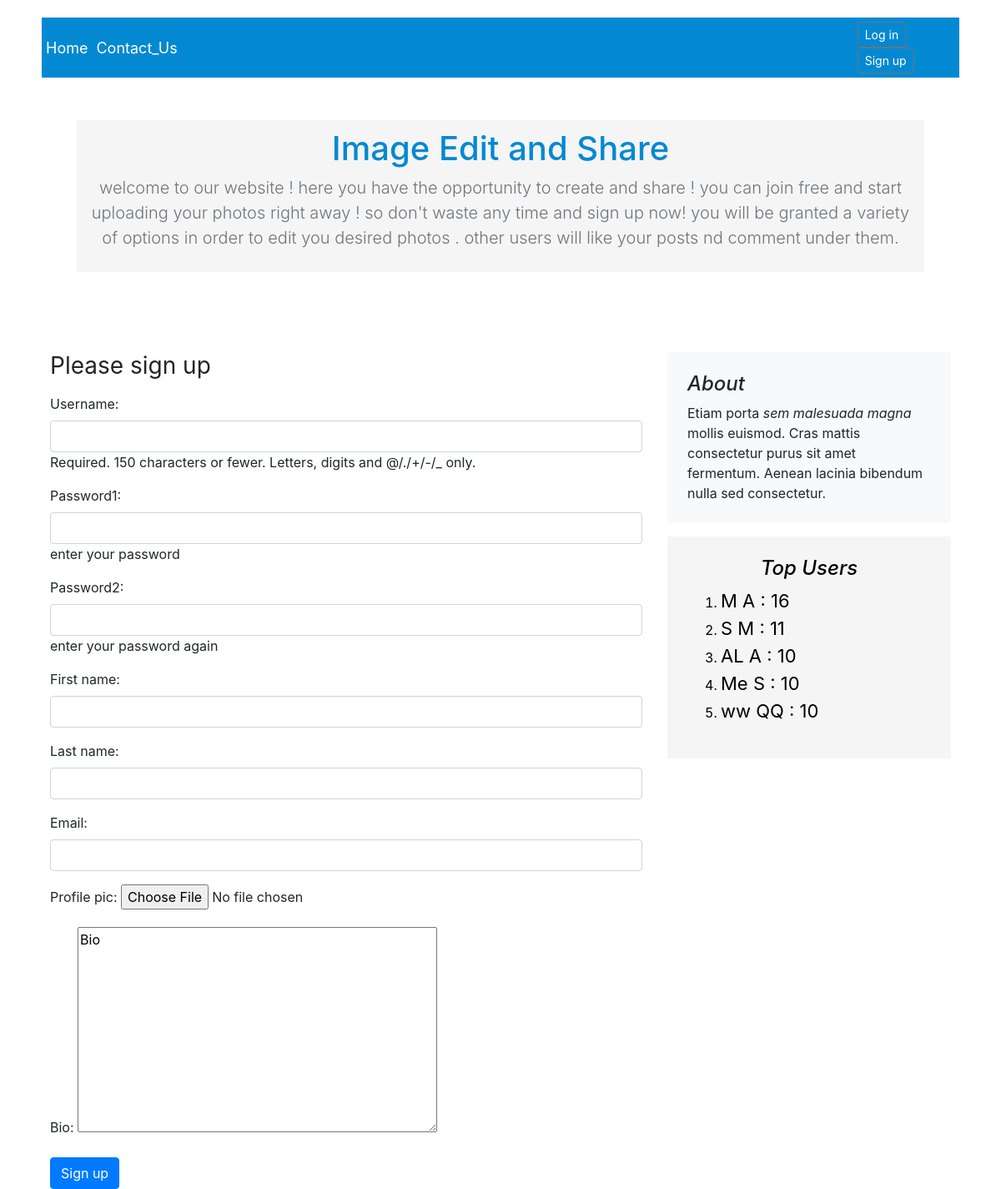
Page /register/ on the earlier database version.
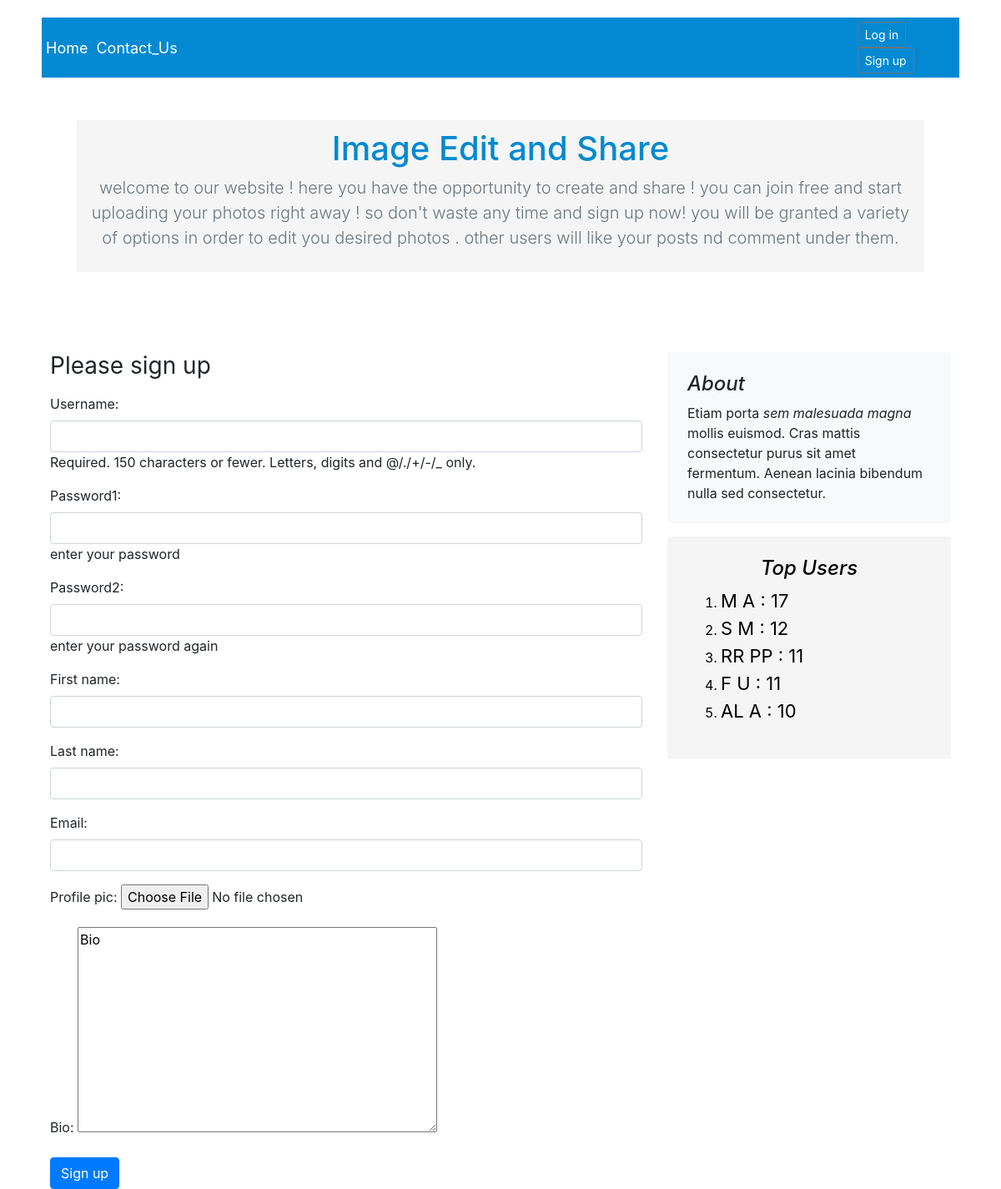
Same page on the later database version.
### Image_Edit_Share_App/models.py (models this page shows, shortened)
class UserProfileInfo(models.Model):
    user = models.OneToOneField(User, on_delete=models.CASCADE, related_name="userProfileInfo")
    bio = models.TextField(max_length=100, blank=True, default="Bio")
    profile_pic = models.ImageField(upload_to='profile_users', default="server_images/profileUser.png", blank=True)
    typeOfUser = models.TextField(max_length=20, default="simple")
    score = models.IntegerField(default=10)

### Image_Edit_Share_App/views.py (the view)
# urls.py: url(r'^register/$', views.register, name='register'),
def register(request):
    top_users = UserProfileInfo.objects.all().order_by("-score")[:5]
    if request.method == 'POST':
        user_form = UserForm(data=request.POST)
        profile_form = UserProfileInfoForm(data=request.POST)
        if user_form.is_valid() and profile_form.is_valid():
            user = user_form.save()
            user.save()
            profile = profile_form.save(commit=False)
            profile.user = user
            if 'profile_pic' in request.FILES:
                profile.profile_pic = request.FILES['profile_pic']
            profile.save()
            auth_user = authenticate(username=user_form.cleaned_data.get('username'),
                                     password=user_form.cleaned_data.get('password1'))
            login(request, auth_user)
            return redirect("profile_page", pk=user.id)
    else:
        user_form = UserForm()
        profile_form = UserProfileInfoForm()
    return render(request, "registration/register.html",
                  {'user_form': user_form,
                   'profile_form': profile_form,
                   'top_users': top_users})

### Image_Edit_Share_App/forms.py
class UserForm(UserCreationForm):
    password1 = forms.CharField(widget=forms.PasswordInput(attrs={'class': 'form-control'}),
                                required=True, help_text="enter your password")
    password2 = forms.CharField(widget=forms.PasswordInput(attrs={'class': 'form-control'}),
                                required=True, help_text="enter your password again")
    first_name = forms.CharField(max_length=15, required=True,widget=forms.TextInput(attrs={'class': 'form-control'}))
    last_name = forms.CharField(max_length=15, required=True,widget=forms.TextInput(attrs={'class': 'form-control'}))
    email = forms.EmailField(max_length=254, required=True,widget=forms.TextInput(attrs={'class': 'form-control'}))
    class Meta:
        model = User
        fields = ('username', 'password1', 'password2', 'first_name', 'last_name', 'email')
    def __init__(self, *args, **kwargs):
        super(UserCreationForm,self).__init__(*args, **kwargs)
        self.fields['username'].widget.attrs['class'] = 'form-control'

class UserProfileInfoForm(forms.ModelForm):
    class Meta:
        model = UserProfileInfo
        fields = ('profile_pic', 'bio',)

### Image_Edit_Share_App/templates/registration/register.html (shortened to what this page needs)
<!DOCTYPE html>
{% extends 'mainPages/base.html' %}
{% block body_block %}
    <main role="main" class="container">
        <section class="jumbotron text-center" style="background-color: white">
            <div id="top-main-header" class="container" >
                <h1 class="jumbotron-heading" style="color: #0389D2">Image Edit and Share</h1>
                <p class="lead text-muted" style="color: white" >
                    welcome to our website ! here you have the opportunity to create and share !
                    you can join free and start uploading your photos right away ! so don't waste any time and sign up now!
                    you will be granted a variety of options in order to edit you desired photos .
                    other users will like your posts nd comment under them.
                </p>
            </div>
        </section>
        <div class="row">
            <div class="col-md-8 blog-main">
                <h1 class="h3 mb-3 font-weight-normal">Please sign up</h1>
                {% if user_error or profile_error %}
                    <h1>{{ user_error }}</h1>
                    <h1>{{ profile_error }}</h1>
                {% else %}
                    <form enctype="multipart/form-data" method="POST">
                        {{ user_form.as_p }}
                        {{ profile_form.as_p }}
                        <input type="submit" class="btn btn-primary" value="Sign up">
                    </form>
                {% endif %}
            </div>
            <aside class="col-md-4 blog-sidebar">
                <div class="p-4 mb-3 bg-light rounded">
                    <h4 class="font-italic">About</h4>
                    <p class="mb-0">Etiam porta <em>sem malesuada magna</em> mollis euismod. Cras mattis consectetur
                        purus
                        sit amet fermentum. Aenean lacinia bibendum nulla sed consectetur.</p>
                </div>
                <div class="p-4" style=" background-color: whitesmoke; color: black">
                    <h4 class="font-italic" align="center">Top Users</h4>
                    <ol>
                        {% for top_user in top_users %}
                            <li style="float: bottom">
                                <a href="{% url "profile_page" pk=top_user.pk %}"
                                   style="color: black">{{ top_user.user.first_name }} {{ top_user.user.last_name }} : {{ top_user.score }}</a>
                            </li>
                        {% endfor %}
                    </ol>
                </div>
            </aside>
        </div>
    </main>
{% endblock %}

Differences in the rows shown:
no longer on this page (row unchanged): UserProfileInfo: user.first_name "Me", user.last_name "S", score "10"
no longer on this page (row unchanged): UserProfileInfo: user.first_name "ww", user.last_name "QQ", score "10"
changed UserProfileInfo (number 1 of 5 on the later page): score "16" → "17"
changed UserProfileInfo (number 2 of 5 on the later page): score "11" → "12"
added UserProfileInfo: user.first_name "RR", user.last_name "PP", score "11"
added UserProfileInfo: user.first_name "F", user.last_name "U", score "11"
